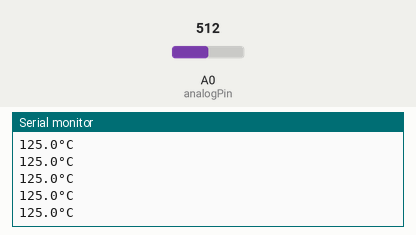
Bench run of a sketch on a simulated Arduino Uno, built with avr-gcc and run on an emulated ATmega328P. Parts: the last lines printed to the serial monitor. Inputs (shaded band) come from the test bench; at power-on: A0 (analogPin) = 512.

Above: at 1.2 s.
1.3 s: A0 (analogPin) set to 716
At 1.56 s:
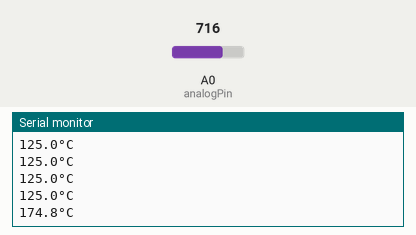
2.8 s: A0 (analogPin) set to 900
At 2.96 s:
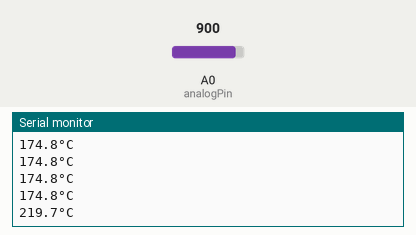
Timing chart, 0 to 5.8 s (numbered marks = the images above; inputs shaded):
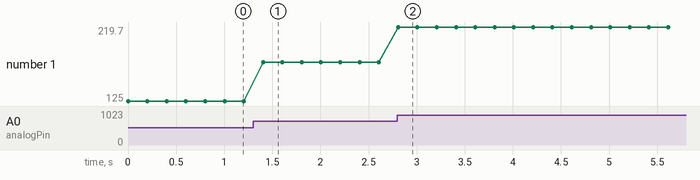

Measured:
- after the input at 1.3 s, the serial monitor: prints a new line after 0.10 s (image 1)
- after the input at 2.8 s, the serial monitor: prints a new line at once (image 2)
- plotted number 1: 125 → 174.8 after the input at 1.3 s, 174.8 → 219.7 after the input at 2.8 s

The sketch:

TMP37_values_using_Serial_Monitor.ino
```cpp
int analogPin=A0;
float vout;
float temp;

void setup() {
  // put your setup code here, to run once:
  Serial.begin(9600);
  analogReference(DEFAULT);
}

void loop() {
  // put your main code here, to run repeatedly:
    int a=analogRead(analogPin);
    vout=(a/1024.0)*5000;
    temp=vout/20;

    Serial.print(temp,1);
    Serial.write(0xC2);
    Serial.write(0xB0);
    Serial.println("C");

    delay(200);


}
```
